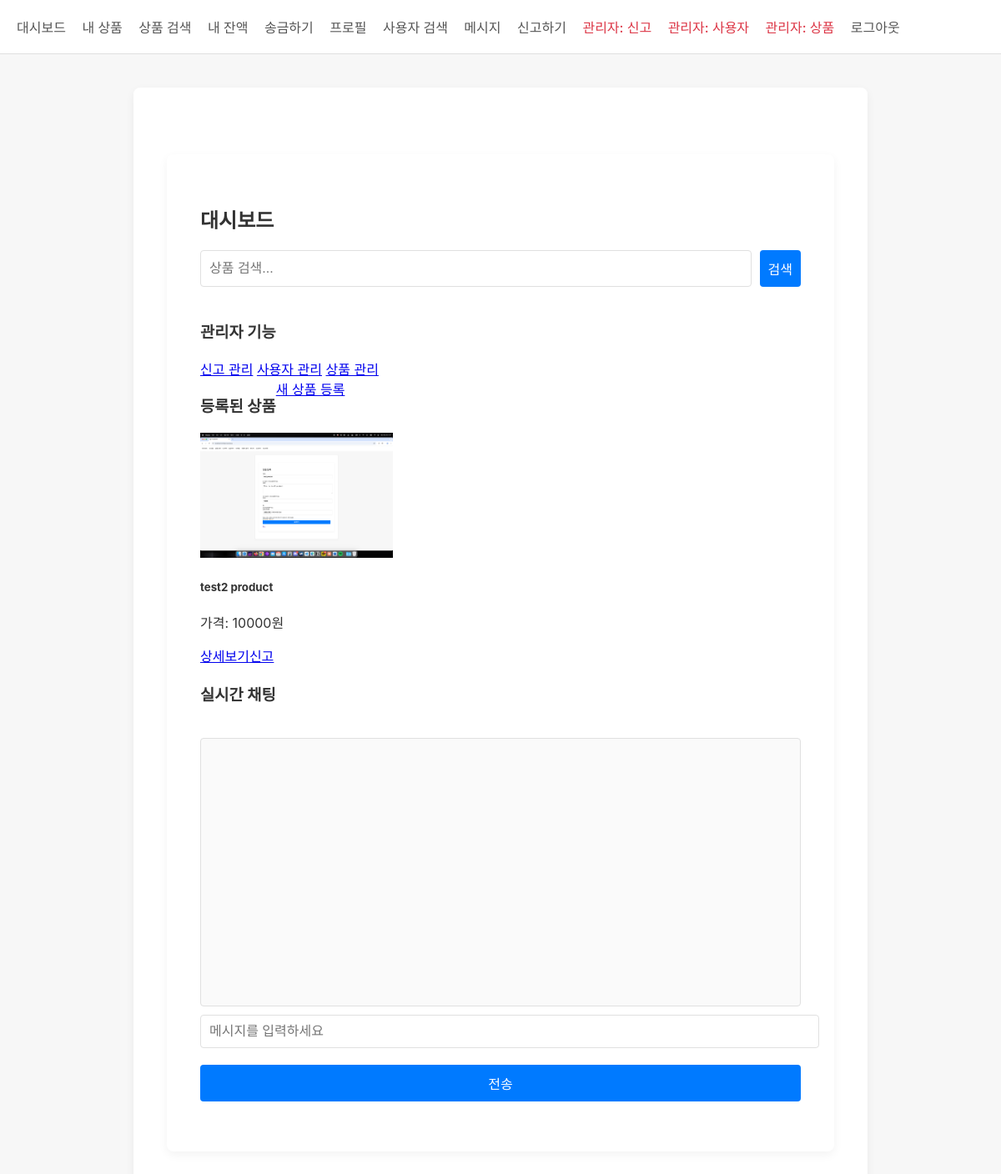
The page /dashboard (signed in) on the database as committed earlier.
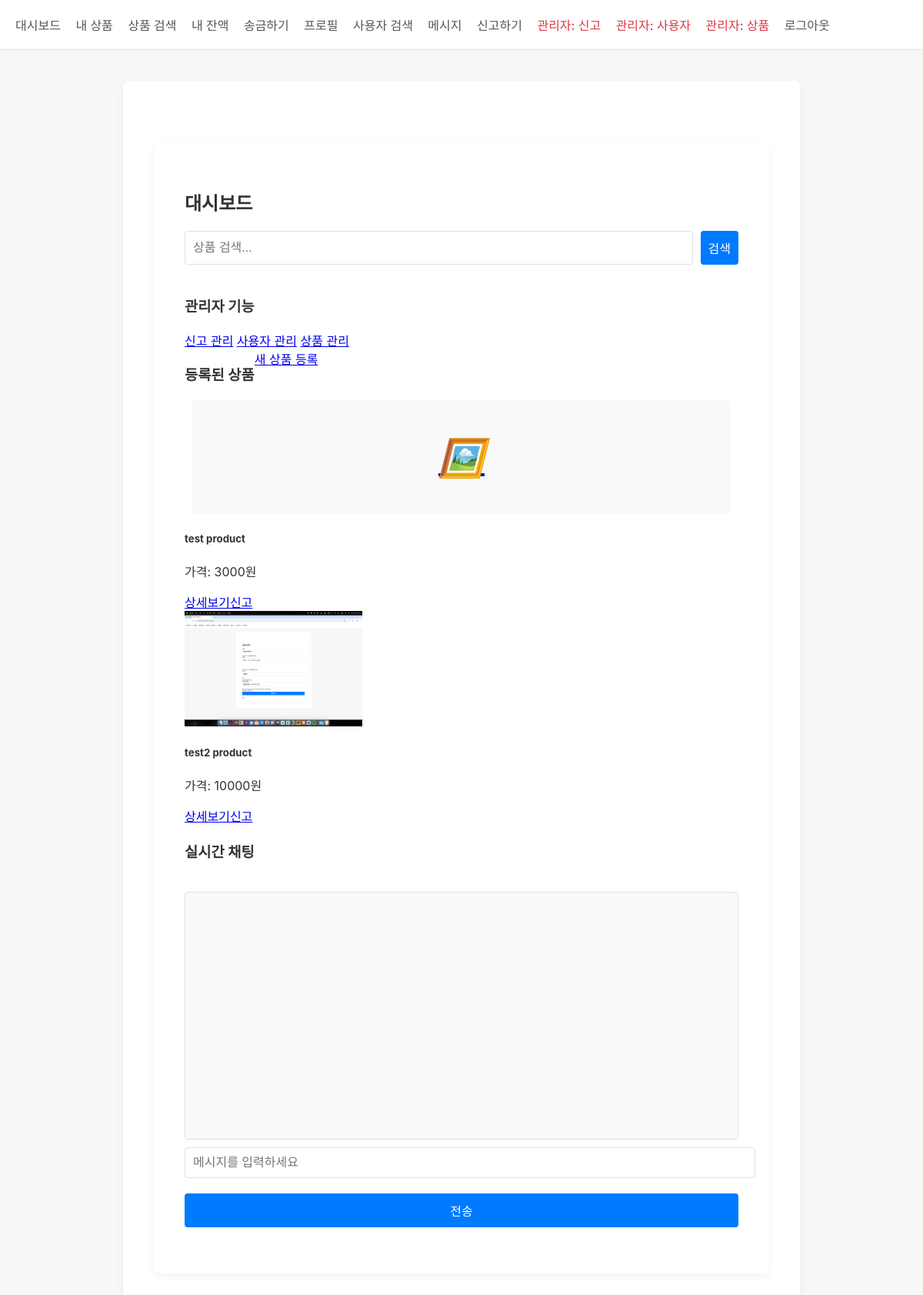
The same page on the database as committed later.
### tables this page shows
CREATE TABLE product (
                id TEXT PRIMARY KEY,
                title TEXT NOT NULL,
                description TEXT NOT NULL,
                price TEXT NOT NULL,
                seller_id TEXT NOT NULL,
                status TEXT DEFAULT 'active',
                report_count INTEGER DEFAULT 0,
                created_at TIMESTAMP DEFAULT CURRENT_TIMESTAMP
            , image_path TEXT);

### app.py (the view)
@app.route('/dashboard')
@login_required
def dashboard():
    db = get_db()
    cursor = db.cursor()
    cursor.execute("SELECT * FROM user WHERE id = ?", (session['user_id'],))
    current_user = cursor.fetchone()
    cursor.execute("""
        SELECT p.*
        FROM product p
        JOIN user u ON p.seller_id = u.id
        WHERE p.status != 'blocked' AND u.status != 'dormant'
    """)
    all_products = cursor.fetchall()
    cursor.execute(
        "SELECT COUNT(*) as count FROM private_message WHERE receiver_id = ? AND is_read = 0",
        (session['user_id'],)
    )
    unread_count = cursor.fetchone()['count']
    return render_template('dashboard.html', products=all_products, user=current_user, unread_count=unread_count)

### app.py (called while the page is built)
def login_required(f):
    @wraps(f)
    def decorated_function(*args, **kwargs):
        if 'user_id' not in session:
            flash('로그인이 필요합니다.')
            return redirect(url_for('login'))
        return f(*args, **kwargs)
    return decorated_function

def get_db():
    db = getattr(g, '_database', None)
    if db is None:
        db = g._database = sqlite3.connect(DATABASE)
        db.row_factory = sqlite3.Row  # 결과를 dict처럼 사용하기 위함
    return db

@app.teardown_appcontext
def close_connection(exception):
    db = getattr(g, '_database', None)
    if db is not None:
        db.close()

@app.after_request
def add_security_headers(response):
    response.headers['Content-Security-Policy'] = "default-src 'self'; script-src 'self' 'unsafe-inline' https://cdnjs.cloudflare.com; style-src 'self' 'unsafe-inline'; img-src 'self' data:;"
    response.headers['X-Frame-Options'] = 'SAMEORIGIN'
    response.headers['X-XSS-Protection'] = '1; mode=block'
    return response

### templates/dashboard.html (shortened to what this page needs)
{% extends "base.html" %}
{% block content %}
<div class="container mt-5">
  <h2>대시보드</h2>
  <div class="search-bar mb-4">
    <form method="GET" action="{{ url_for('search_product') }}" class="d-flex">
      <input type="text" name="query" class="form-control" placeholder="상품 검색..." style="flex: 1; margin-right: 10px;">
      <button type="submit" class="btn btn-primary" style="width: auto;">검색</button>
    </form>
  </div>
{% if session.get('is_admin') %}
<div class="admin-panel mb-4">
  <h3>관리자 기능</h3>
  <div class="admin-links mb-3">
    <a href="{{ url_for('admin_reports') }}" class="btn btn-danger mr-2">신고 관리</a>
    <a href="{{ url_for('admin_users') }}" class="btn btn-danger mr-2">사용자 관리</a>
    <a href="{{ url_for('admin_products') }}" class="btn btn-danger mr-2">상품 관리</a>
  </div>
</div>
{% endif %}
  <div class="mb-4">
    <div class="d-flex justify-content-between align-items-center">
      <h3>등록된 상품</h3>
      <a href="{{ url_for('new_product') }}" class="btn btn-primary">새 상품 등록</a>
    </div>
  </div>
  <div class="product-grid mb-5">
    <div class="row">
      {% for product in products %}
        <div class="col-md-4 col-sm-6 mb-4">
          <div class="card h-100 product-card">
            <div class="card-img-top text-center pt-3">
              {% if product.image_path %}
                <a href="{{ url_for('view_product', product_id=product.id) }}">
                  <img src="{{ url_for('uploaded_file', filename=product.image_path.split('/')[-1]) }}"
                       alt="{{ product.title }}" class="product-thumbnail">
                </a>
              {% else %}
                <a href="{{ url_for('view_product', product_id=product.id) }}">
                  <div class="no-image-placeholder">
                    <i class="no-image-icon">🖼️</i>
                  </div>
                </a>
              {% endif %}
            </div>
            <div class="card-body">
              <h5 class="card-title">
                <a href="{{ url_for('view_product', product_id=product.id) }}" class="product-title">
                  {{ product.title }}
                </a>
              </h5>
              <p class="card-text">가격: {{ product.price }}원</p>
            </div>
            <div class="card-footer">
              <div class="d-flex justify-content-between">
                <a href="{{ url_for('view_product', product_id=product.id) }}" class="btn btn-sm btn-outline-primary">상세보기</a>
                {% if product.seller_id != session.user_id %}
                  <a href="{{ url_for('report', target_name=product.title, target_type='product') }}" class="btn btn-sm btn-outline-warning">신고</a>
                {% endif %}
              </div>
            </div>
          </div>
        </div>
      {% else %}
        <div class="col-12">
          <div class="alert alert-info">등록된 상품이 없습니다.</div>
        </div>
      {% endfor %}
    </div>
  </div>
  <h3>실시간 채팅</h3>
  <div id="chat" class="card mb-4">
    <div id="messages" class="card-body" style="height: 300px; overflow-y: auto;"></div>
    <div class="card-footer">
      <div class="input-group">
        <input id="chat_input" type="text" class="form-control" placeholder="메시지를 입력하세요">
        <div class="input-group-append">
          <button onclick="sendMessage()" id="send_button" class="btn btn-primary">전송</button>
        </div>
      </div>
    </div>
  </div>
</div>
{% endblock %}

Rows that differ between the two databases and show on the page:
now on this page (row edited): product: title "test product", price "3000"
